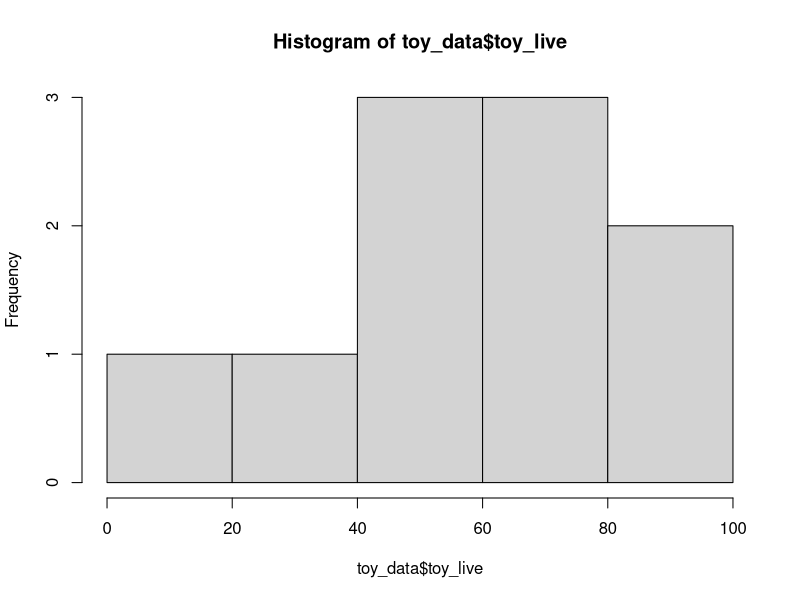
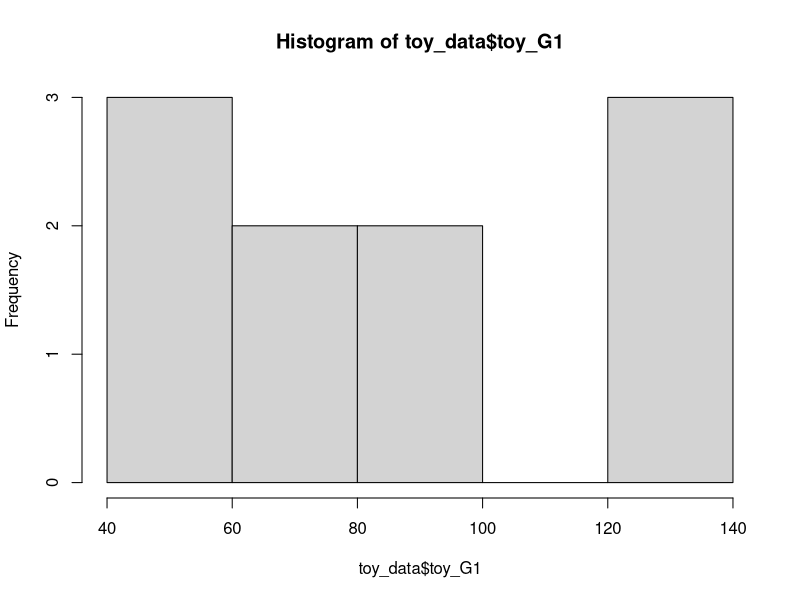
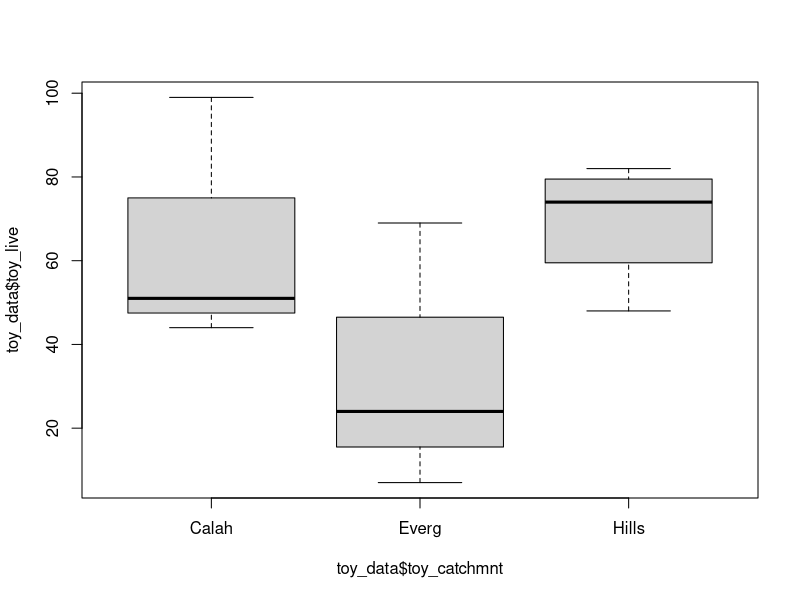
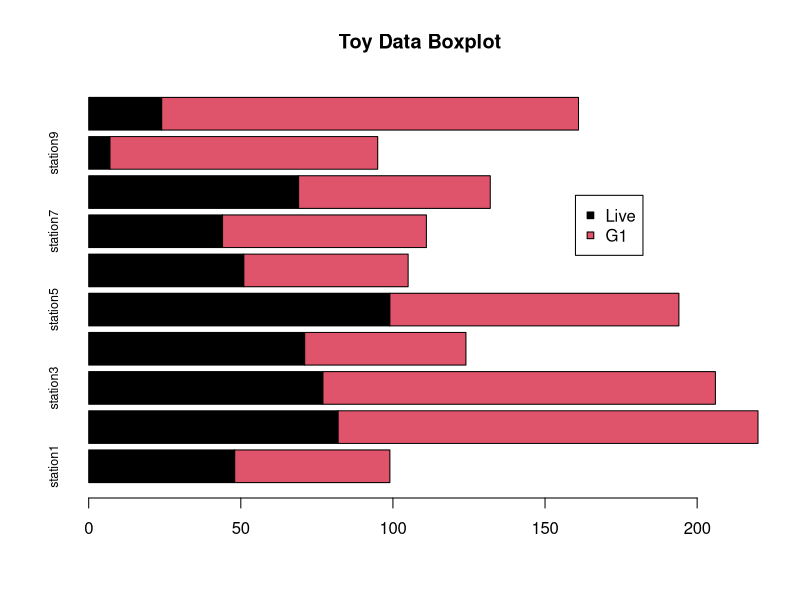
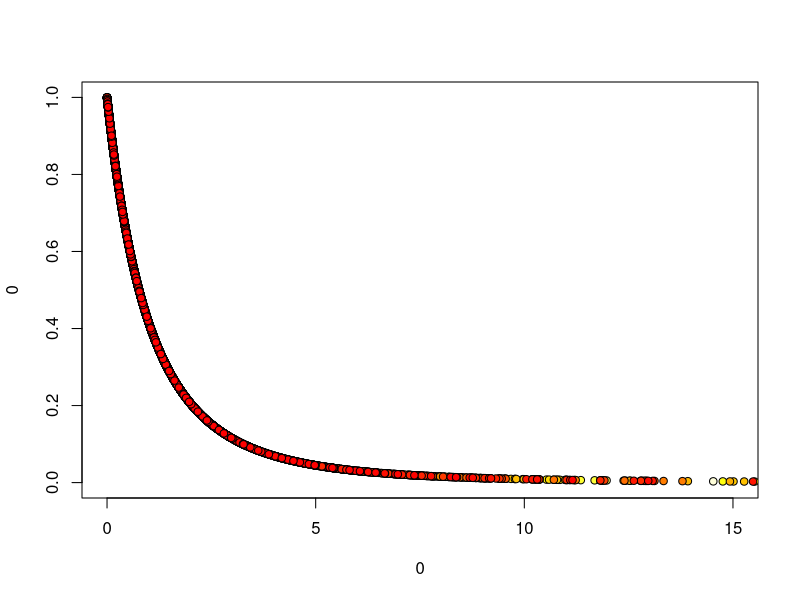
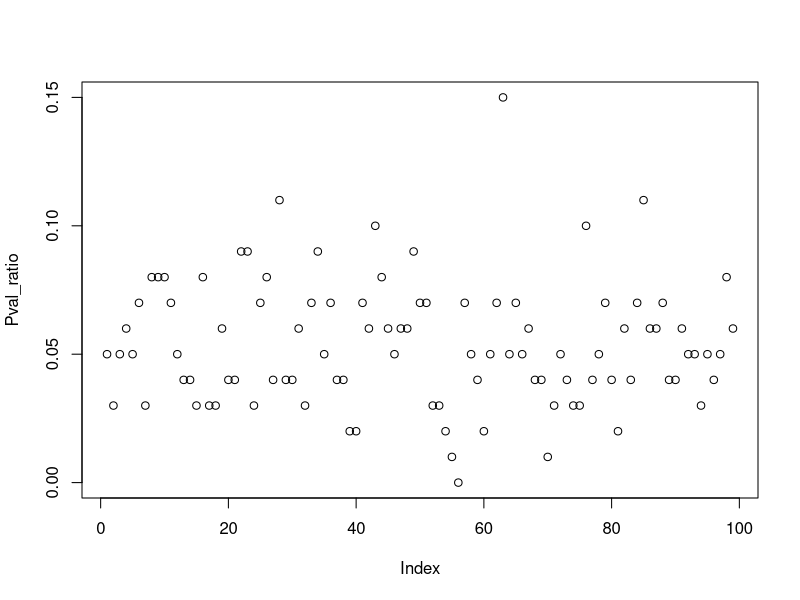
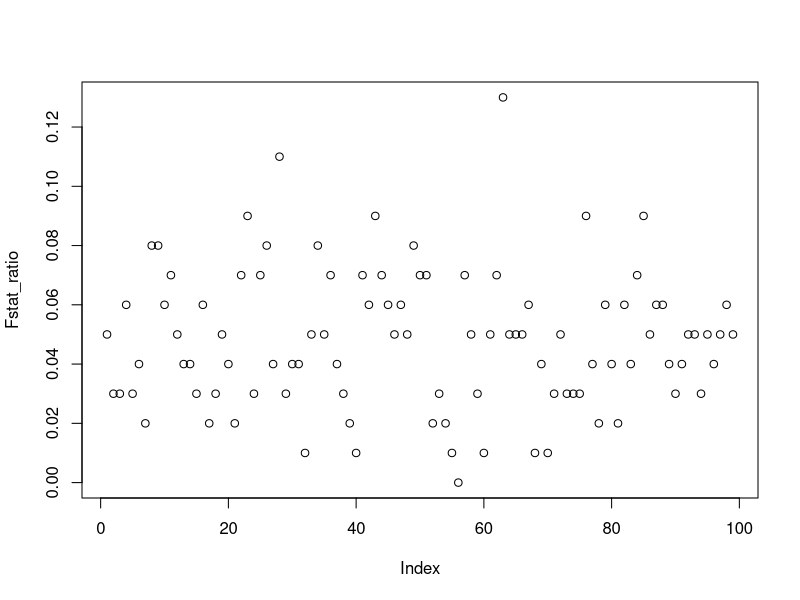

Reproduce these figures in R, in order.
#Sandbox for course development code.

#Let's do some basic stuff with the Gulf of Mexico data.

live = read.csv('data/Live.csv', header = TRUE, row.names = "X")

stations = row.names(live)

station_sums = apply(live,1,sum)

taxa_sums = apply(live,2,sum)

#Let's make a toy dataset. 10 stations, 80 possible taxa.

toy_n = 10

toy_stations = paste0("station", c(1:toy_n))
toy_catchmnt = c(rep("Hills",toy_n*0.4),
                 rep("Calah",toy_n*0.3),
                 rep("Everg",toy_n*0.3))
toy_live = c(sample(c(1:100),toy_n))
toy_G1 = c(sample(c(50:150),toy_n))

toy_data = data.frame(toy_stations,toy_catchmnt,toy_live,toy_G1)

#This makes a roughly scalable matrix-generating set of commands. Now we can explore it a little.

hist(toy_data$toy_live)

hist(toy_data$toy_G1)

boxplot(toy_data$toy_live ~ toy_data$toy_catchmnt)

toy.aov = aov(toy_data$toy_live ~ toy_data$toy_catchmnt)
toy_results = unlist(summary(toy.aov))

#Can extract the values for plotting.

toy_results['F value1']
toy_results['Pr(>F)1']

#Barplot to see basic results

barplot(t(toy_data[,3:4]),horiz = TRUE, names.arg = toy_data$toy_stations, cex.names = 0.75, srt = 90, main = "Toy Data Boxplot",col=c(1,2))
legend(160,9,c("Live","G1"),pch=22,pt.bg=c(1,2))

#It's randomized, but the above will occasionally give us a significant result! Toy with the sample size and see how it behaves.

#Notice how using a variable (toy_n) to replace numbers makes it easier to go back and adjust it.

#Since we know how to build one random dataset, we should consider making a function. Our goal is to replace all of the numbers in the code above with variables.

make_toy = function(x, #All it needs is for us to define the sample size. Now we can scale up our observations.
                    cat.names = c("Hills","Calah","Everg"), 
                    range_live = c(1,100), 
                    range_G1 = c(50,150), 
                    c.probs = c(0.4,0.3,0.3),
                    use_norm = FALSE) #We define the variables in our new function here.
  { #Here is where we code out what the function does
  toy_stations = paste0("station", c(1:toy_n))
  toy_catchmnt = c(rep(cat.names,c.probs*toy_n))
  if(use_norm == FALSE){
    toy_live = sample(c(range_live[1]:range_live[2]),toy_n)
    toy_G1 = sample(c(range_G1[1]:range_G1[2]),toy_n)
  } else {
    toy_live = rnorm(toy_n,(range_live[2]-range_live[1])/2,20)
    toy_G1 = rnorm(toy_n,(range_G1[2]-range_G1[1])/2,15)
  }

  
  data.frame(toy_stations,toy_catchmnt,toy_live,toy_G1)
}

make_toy(10, use_norm = TRUE)

#Now, instead of looking at results individually, let's see what the range of possibilities are based on these parameters.

model_runs = 100 #Let's start with 10 runs.
toy_size = 40
Fstat = vector("numeric",model_runs)
Pval = vector("numeric",model_runs)

for(i in 1:model_runs){ #For every model run...
  toy_data = make_toy(toy_size) #Make a toy dataset
  toy.aov = aov(toy_data$toy_live ~ toy_data$toy_catchmnt) #Do the ANOVA on live vs G1
  toy_results = unlist(summary(toy.aov)) #Break down the results
  Fstat[i] = toy_results['F value1'] #Take F statistic and write to new variable
  Pval[i] = toy_results['Pr(>F)1'] #Take P value and write to new variable
}

#Now we can see how, given our paremeters, what the range of plausible outcomes are.

#How many times (out of 100) do we get a statistically significant result?

length(Pval[Pval < 0.05])/model_runs

#points(Fstat,Pval,col="green")
#hist(Fstat)

#We can loop this one more time and save our model runs at different levels of sampling effort (toy_size)

sampling_bins = seq(10,500,5)
bin_colors = heat.colors(length(sampling_bins),rev = TRUE)

Pval_ratio = vector("numeric",length(sampling_bins))
Fstat_ratio = vector("numeric",length(sampling_bins))
mean_Pval = vector("numeric",length(sampling_bins))
mean_Fstat = vector("numeric",length(sampling_bins))

Pval_matrix = matrix(nrow = 100, ncol = length(sampling_bins))
Fstat_matrix = matrix(nrow = 100, ncol = length(sampling_bins))

plot(0,0,xlim=c(0,15),ylim=c(0,1),pch=NA)

for(j in 1:length(sampling_bins)){
  
  model_runs = 100
  toy_size = sampling_bins[j]
  Fstat = vector("numeric",model_runs)
  Pval = vector("numeric",model_runs)
  
  for(i in 1:model_runs){ #For every model run...
    toy_data = make_toy(toy_size,use_norm = TRUE) #Make a toy dataset
    toy.aov = aov(toy_data$toy_live ~ toy_data$toy_catchmnt) #Do the ANOVA on live vs G1
    toy_results = unlist(summary(toy.aov)) #Break down the results
    Fstat[i] = toy_results['F value1'] #Take F statistic and write to new variable
    Pval[i] = toy_results['Pr(>F)1'] #Take P value and write to new variable
  }
  
  points(Fstat,Pval,pch=21,bg=bin_colors[j])
  
  Pval_ratio[j] = length(Pval[Pval < 0.05])/model_runs
  Fstat_ratio[j] = length(Fstat[Fstat > 5])/model_runs
  mean_Pval[j] = mean(Pval)
  mean_Fstat[j] = mean(Fstat)
  
  Pval_matrix[,j] = Pval
  Fstat_matrix[,j] = Fstat
  
}

plot(Pval_ratio)
plot(Fstat_ratio)


#What did we learn here?

#There's no relationship between the number of significant results and the sample size of the toy data sets! This seems weird. 







